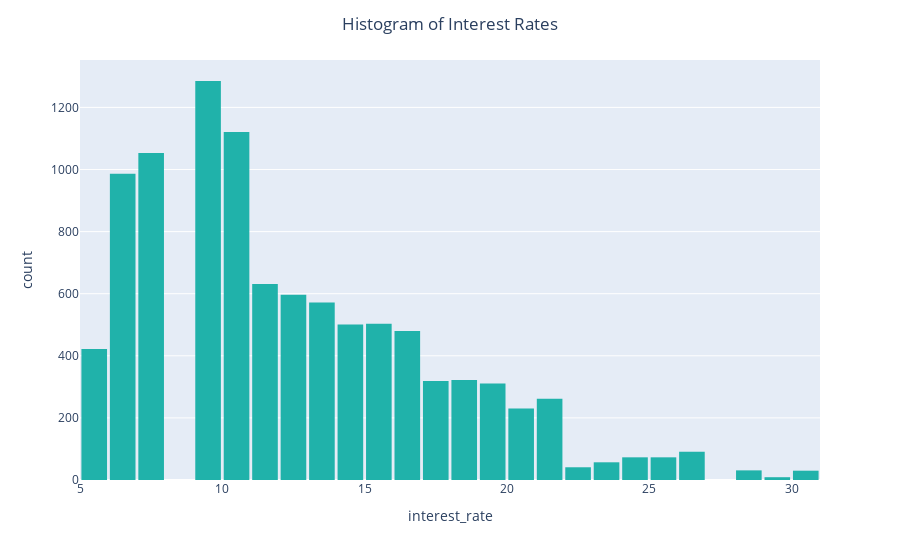

Notebook source saved alongside this figure:
### Markdown cell above
**Problem 1** Create a histogram of your own! Try making a histogram of one of the other pieces of numerical data. Make it as fancy as you want. Include some categorical information. Do you learn anything from your graph? If so what?

### Code cell
# Your code here
fig = px.histogram(DF,
                   nbins=30,
                   x='interest_rate',
                   color_discrete_sequence=['lightseagreen'])

fig.update_layout(bargap=0.1,
                  title='Histogram of Interest Rates',
                  title_x=0.5)
fig.show()

### Figure 1 — Plotly figure (JSON) as saved in the notebook; plotly's stock layout.template omitted (floating-point values rounded to 4 significant figures; data arrays with more than 128 entries replaced by an {"elided": "..."} marker saying what was removed)
{"data": [{"alignmentgroup": "True", "bingroup": "x", "hovertemplate": "interest_rate=%{x}<br>count=%{y}<extra></extra>", "legendgroup": "", "marker": {"color": "lightseagreen", "pattern": {"shape": ""}}, "name": "", "nbinsx": 30, "offsetgroup": "", "orientation": "v", "showlegend": false, "type": "histogram", "x": {"elided": "10000 float values"}, "xaxis": "x", "yaxis": "y"}], "layout": {"autosize": true, "bargap": 0.1, "barmode": "relative", "legend": {"tracegroupgap": 0}, "margin": {"t": 60}, "title": {"text": "Histogram of Interest Rates", "x": 0.5}, "xaxis": {"anchor": "y", "autorange": true, "domain": [0, 1], "range": [5, 31], "title": {"text": "interest_rate"}, "type": "linear"}, "yaxis": {"anchor": "x", "autorange": true, "domain": [0, 1], "range": [0, 1353.0], "title": {"text": "count"}}}}
